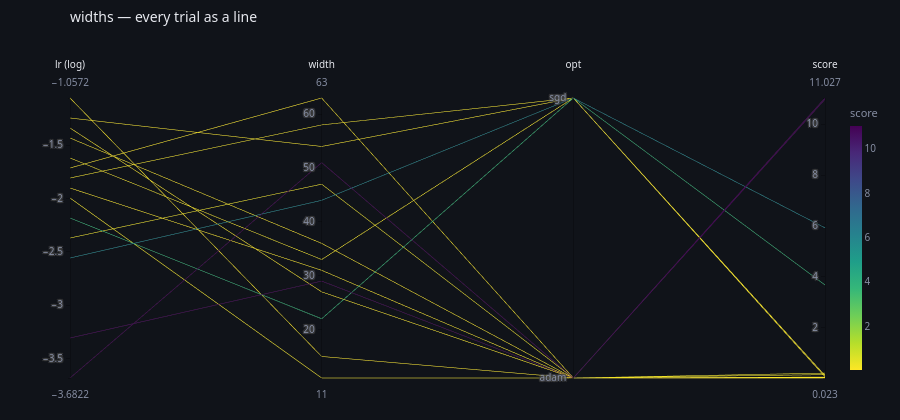

Notebook code for this chart:
### Markdown cell above
## Parallel coordinates

Every trial is a line across the knobs, coloured by its score. It is the one
picture that shows a *region* of the space rather than one knob at a time —
where the good lines bunch together is where to look next.

The axis for a log-scaled knob is drawn in log, which the original decides by
`max/min >= 50`.

### Code cell
scores = [one["score"] for one in done]


def axis_for(knob):
    values = [one["point"][knob] for one in done]
    if isinstance(values[0], str):
        seen = sorted(set(values))
        return dict(label=knob, values=[seen.index(v) for v in values],
                    tickvals=list(range(len(seen))), ticktext=seen)
    spread = max(values) / min(values) if min(values) > 0 else 1
    if spread >= 50:
        return dict(label=f"{knob} (log)", values=[math.log10(v) for v in values])
    return dict(label=knob, values=values)


go.Figure(
    go.Parcoords(
        line=dict(
            color=scores,
            colorscale="Viridis",
            # Reversed, because lower is better here and the eye reads bright as
            # good. The original chooses this by the study's direction, and
            # getting it backwards is a figure that lies quietly.
            reversescale=True,
            showscale=True,
            colorbar=dict(
                title=dict(text="score", font=dict(color=_theme.MUTED, size=11)),
                tickfont=dict(color=_theme.MUTED, size=10),
                thickness=12,
            ),
        ),
        dimensions=[axis_for(k) for k in ("lr", "width", "opt")] + [dict(label="score", values=scores)],
        labelfont=dict(color=_theme.INK),
        tickfont=dict(color=_theme.MUTED),
        rangefont=dict(color=_theme.MUTED),
    )
).update_layout(
    **_theme.layout(
        title=_theme.titled(f"{STUDY} — every trial as a line"),
        height=420,
        # Room above: a parcoords writes its axis names along the top edge, and
        # the shared margin has no idea it is about to be sat on.
        margin={"l": 70, "r": 40, "t": 96, "b": 40},
    )
)

### Figure 1 — Plotly figure (JSON) as saved in the notebook; plotly's stock layout.template omitted (floating-point values rounded to 4 significant figures)
{"data": [{"dimensions": [{"label": "lr (log)", "values": [-1.338, -1.057, -1.713, -1.432, -1.901, -1.245, -1.62, -1.807, -1.995, -2.37, -2.182, -2.557, -3.307, -3.682]}, {"label": "width", "values": [27, 15, 63, 36, 31, 54, 33, 58, 11, 47, 22, 44, 29, 51]}, {"label": "opt", "ticktext": ["adam", "sgd"], "tickvals": [0, 1], "values": [0, 0, 0, 0, 0, 1, 1, 1, 0, 0, 1, 1, 0, 0]}, {"label": "score", "values": [0.02251, 0.02434, 0.0327, 0.03822, 0.0599, 0.06884, 0.118, 0.1185, 0.1551, 0.2146, 3.678, 5.924, 10.98, 11.03]}], "labelfont": {"color": "#e7e9ef"}, "line": {"color": [0.02251, 0.02434, 0.0327, 0.03822, 0.0599, 0.06884, 0.118, 0.1185, 0.1551, 0.2146, 3.678, 5.924, 10.98, 11.03], "colorbar": {"thickness": 12, "tickfont": {"color": "#868ea3", "size": 10}, "title": {"font": {"color": "#868ea3", "size": 11}, "text": "score"}}, "colorscale": [[0.0, "#440154"], [0.1111, "#482878"], [0.2222, "#3e4989"], [0.3333, "#31688e"], [0.4444, "#26828e"], [0.5556, "#1f9e89"], [0.6667, "#35b779"], [0.7778, "#6ece58"], [0.8889, "#b5de2b"], [1.0, "#fde725"]], "reversescale": true, "showscale": true}, "rangefont": {"color": "#868ea3"}, "tickfont": {"color": "#868ea3"}, "type": "parcoords"}], "layout": {"font": {"color": "#e7e9ef", "family": "system-ui, -apple-system, Segoe UI, Roboto, sans-serif", "size": 12}, "height": 420, "hoverlabel": {"align": "left", "bgcolor": "#1a1e28", "bordercolor": "#2c3242", "font": {"color": "#e7e9ef", "family": "system-ui, -apple-system, Segoe UI, Roboto, sans-serif"}}, "legend": {"bgcolor": "rgba(0,0,0,0)", "font": {"color": "#868ea3"}, "orientation": "h", "x": 1, "xanchor": "right", "y": 1.02, "yanchor": "bottom"}, "margin": {"b": 40, "l": 70, "r": 40, "t": 96}, "paper_bgcolor": "#101319", "plot_bgcolor": "#101319", "title": {"font": {"size": 14}, "text": "widths — every trial as a line", "x": 0, "xanchor": "left", "xref": "paper", "y": 0.97, "yanchor": "top"}}}
